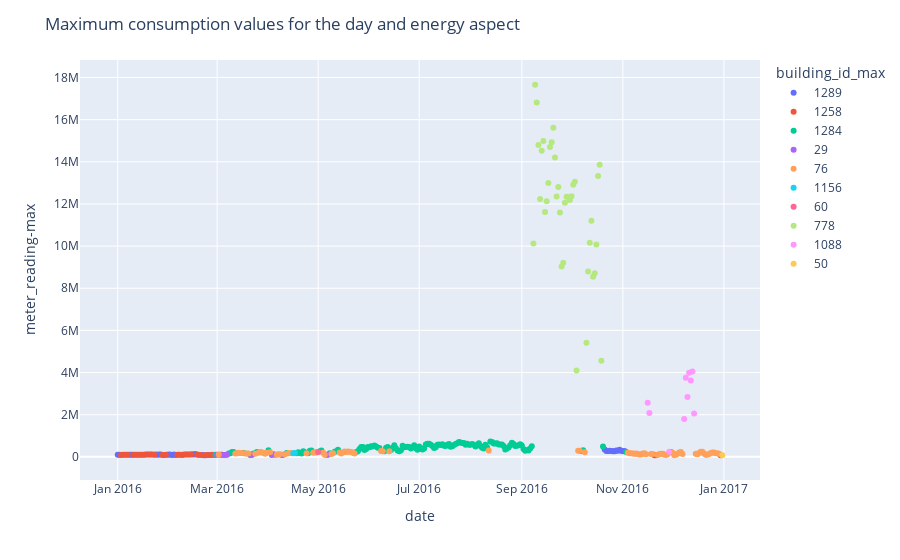

Write notebook code for a chart like this one.
### Code cell
daily_train_chilledwater = daily_train_agg[daily_train_agg['meter']=='chilledwater'].copy()
daily_train_chilledwater['building_id_max'] = pd.Categorical(daily_train_chilledwater['building_id_max'])
fig_daily_chilledwater = px.scatter(daily_train_chilledwater,
                                    x='date',
                                    y='meter_reading-max',  
                                    color='building_id_max', 
                                    render_mode='svg')
fig_daily_chilledwater.update_layout(title='Maximum consumption values for the day and energy aspect')
fig_daily_chilledwater.show()

### Figure 1 — Plotly figure (JSON) as saved in the notebook; plotly's stock layout.template omitted (floating-point values rounded to 4 significant figures; data arrays with more than 128 entries replaced by an {"elided": "..."} marker saying what was removed)
{"data": [{"hovertemplate": "building_id_max=1289<br>date=%{x}<br>meter_reading-max=%{y}<extra></extra>", "legendgroup": "1289", "marker": {"color": "#636efa", "symbol": "circle"}, "mode": "markers", "name": "1289", "orientation": "v", "showlegend": true, "type": "scatter", "x": ["2016-01-01", "2016-01-02", "2016-01-08", "2016-01-09", "2016-01-10", "2016-01-16", "2016-01-24", "2016-01-25", "2016-01-26", "2016-01-27", "2016-01-31", "2016-02-01", "2016-02-02", "2016-02-03", "2016-02-04", "2016-02-05", "2016-02-09", "2016-02-15", "2016-02-16", "2016-02-17", "2016-02-21", "2016-02-22", "2016-02-25", "2016-03-21", "2016-05-06", "2016-10-21", "2016-10-22", "2016-10-23", "2016-10-24", "2016-10-25", "2016-10-26", "2016-10-27", "2016-10-28", "2016-10-29", "2016-10-30", "2016-10-31", "2016-11-01", "2016-11-02"], "xaxis": "x", "y": [104200.0, 98190.0, 97710.0, 100200.0, 106300.0, 103300.0, 112200.0, 101600.0, 110600.0, 107900.0, 103600.0, 115800.0, 97460.0, 94660.0, 115100.0, 91150.0, 85420.0, 121800.0, 110300.0, 136600.0, 90410.0, 79860.0, 84640.0, 88170.0, 98840.0, 348900.0, 274500.0, 273100.0, 294000.0, 281000.0, 261300.0, 263900.0, 302900.0, 287300.0, 332632, 289900.0, 261400.0, 283500.0], "yaxis": "y"}, {"hovertemplate": "building_id_max=1258<br>date=%{x}<br>meter_reading-max=%{y}<extra></extra>", "legendgroup": "1258", "marker": {"color": "#EF553B", "symbol": "circle"}, "mode": "markers", "name": "1258", "orientation": "v", "showlegend": true, "type": "scatter", "x": ["2016-01-03", "2016-01-04", "2016-01-05", "2016-01-06", "2016-01-07", "2016-01-11", "2016-01-12", "2016-01-13", "2016-01-14", "2016-01-15", "2016-01-17", "2016-01-18", "2016-01-19", "2016-01-20", "2016-01-21", "2016-01-22", "2016-01-23", "2016-01-28", "2016-01-29", "2016-01-30", "2016-02-06", "2016-02-07", "2016-02-08", "2016-02-10", "2016-02-11", "2016-02-12", "2016-02-13", "2016-02-14", "2016-02-18", "2016-02-19", "2016-02-20", "2016-02-23", "2016-02-24", "2016-02-26", "2016-02-27", "2016-02-28", "2016-03-03", "2016-03-04", "2016-11-20", "2016-11-21", "2016-12-30"], "xaxis": "x", "y": [83890.0, 96510.0, 102100.0, 100300.0, 102400.0, 99080.0, 103100.0, 103000.0, 101700.0, 105300.0, 95790.0, 107000.0, 115300.0, 113700.0, 109400.0, 111400.0, 105700.0, 92200.0, 92290.0, 96900.0, 98520.0, 94920.0, 98180.0, 113300.0, 112300.0, 112000.0, 113600.0, 109400.0, 99050.0, 103200.0, 91160.0, 77370.0, 89710.0, 86410.0, 102300.0, 91320.0, 104400.0, 100100.0, 81080.0, 77080.0, 81500.0], "yaxis": "y"}, {"hovertemplate": "building_id_max=1284<br>date=%{x}<br>meter_reading-max=%{y}<extra></extra>", "legendgroup": "1284", "marker": {"color": "#00cc96", "symbol": "circle"}, "mode": "markers", "name": "1284", "orientation": "v", "showlegend": true, "type": "scatter", "x": {"elided": "134 str values"}, "xaxis": "x", "y": {"elided": "134 float values"}, "yaxis": "y"}, {"hovertemplate": "building_id_max=29<br>date=%{x}<br>meter_reading-max=%{y}<extra></extra>", "legendgroup": "29", "marker": {"color": "#ab63fa", "symbol": "circle"}, "mode": "markers", "name": "29", "orientation": "v", "showlegend": true, "type": "scatter", "x": ["2016-03-01", "2016-03-05", "2016-03-06", "2016-03-07", "2016-03-22", "2016-04-03", "2016-04-05", "2016-04-09", "2016-04-10", "2016-05-07"], "xaxis": "x", "y": [104300.0, 94720.0, 94000.0, 96450.0, 91510.0, 94130.0, 101938, 93660.0, 95100.0, 98100.0], "yaxis": "y"}, {"hovertemplate": "building_id_max=76<br>date=%{x}<br>meter_reading-max=%{y}<extra></extra>", "legendgroup": "76", "marker": {"color": "#FFA15A", "symbol": "circle"}, "mode": "markers", "name": "76", "orientation": "v", "showlegend": true, "type": "scatter", "x": ["2016-03-02", "2016-03-12", "2016-03-13", "2016-03-14", "2016-03-15", "2016-03-16", "2016-03-18", "2016-03-19", "2016-03-20", "2016-03-24", "2016-03-26", "2016-03-27", "2016-03-28", "2016-03-29", "2016-03-30", "2016-03-31", "2016-04-02", "2016-04-06", "2016-04-07", "2016-04-08", "2016-04-11", "2016-04-13", "2016-04-14", "2016-04-15", "2016-04-24", "2016-04-28", "2016-04-29", "2016-04-30", "2016-05-04", "2016-05-05", "2016-05-09", "2016-05-10", "2016-05-14", "2016-05-15", "2016-05-16", "2016-05-17", "2016-05-18", "2016-05-19", "2016-05-20", "2016-05-21", "2016-05-22", "2016-05-23", "2016-06-08", "2016-06-09", "2016-06-13", "2016-08-12", "2016-10-05", "2016-10-06", "2016-10-09", "2016-11-04", "2016-11-05", "2016-11-06", "2016-11-07", "2016-11-08", "2016-11-09", "2016-11-10", "2016-11-11", "2016-11-12", "2016-11-13", "2016-11-14", "2016-11-15", "2016-11-18", "2016-11-19", "2016-11-22", "2016-11-23", "2016-11-24", "2016-11-25", "2016-11-26", "2016-11-27", "2016-11-28", "2016-12-01", "2016-12-02", "2016-12-03", "2016-12-04", "2016-12-05", "2016-12-06", "2016-12-07", "2016-12-15", "2016-12-16", "2016-12-17", "2016-12-18", "2016-12-19", "2016-12-20", "2016-12-21", "2016-12-22", "2016-12-23", "2016-12-24", "2016-12-25", "2016-12-26", "2016-12-27", "2016-12-28", "2016-12-29"], "xaxis": "x", "y": [118100.0, 165300.0, 172600.0, 197500.0, 185200.0, 183200.0, 157300.0, 163300.0, 155100.0, 145400.0, 200300.0, 228100.0, 218000.0, 186200.0, 152800.0, 190300.0, 217500.0, 96960.0, 122600.0, 126200.0, 119900.0, 175800.0, 185500.0, 173900.0, 171000.0, 200500.0, 222400.0, 212300.0, 194300.0, 106600.0, 137600.0, 167900.0, 204800.0, 165900.0, 217000.0, 249700.0, 233300.0, 250000.0, 239600.0, 228100.0, 198300.0, 165500.0, 277533, 264400.0, 272700.0, 308300.0, 287400.0, 288900.0, 215400.0, 197200.0, 170100.0, 174800.0, 157200.0, 142900.0, 159000.0, 141300.0, 113200.0, 107800.0, 157318, 166600.0, 119300.0, 138000.0, 139300.0, 89950.0, 136500.0, 142400.0, 152200.0, 116500.0, 92780.0, 129800.0, 194200.0, 81550.0, 96320.0, 147200.0, 209200.0, 229000.0, 139700.0, 148600.0, 120500.0, 187500.0, 239600.0, 248300.0, 163300.0, 105600.0, 105600.0, 141600.0, 180600.0, 202400.0, 206100.0, 172400.0, 167400.0, 144800.0], "yaxis": "y"}, {"hovertemplate": "building_id_max=1156<br>date=%{x}<br>meter_reading-max=%{y}<extra></extra>", "legendgroup": "1156", "marker": {"color": "#19d3f3", "symbol": "circle"}, "mode": "markers", "name": "1156", "orientation": "v", "showlegend": true, "type": "scatter", "x": ["2016-04-16", "2016-04-17"], "xaxis": "x", "y": [173800.0, 188000.0], "yaxis": "y"}, {"hovertemplate": "building_id_max=60<br>date=%{x}<br>meter_reading-max=%{y}<extra></extra>", "legendgroup": "60", "marker": {"color": "#FF6692", "symbol": "circle"}, "mode": "markers", "name": "60", "orientation": "v", "showlegend": true, "type": "scatter", "x": ["2016-05-01"], "xaxis": "x", "y": [229300.0], "yaxis": "y"}, {"hovertemplate": "building_id_max=778<br>date=%{x}<br>meter_reading-max=%{y}<extra></extra>", "legendgroup": "778", "marker": {"color": "#B6E880", "symbol": "circle"}, "mode": "markers", "name": "778", "orientation": "v", "showlegend": true, "type": "scatter", "x": ["2016-09-08", "2016-09-09", "2016-09-10", "2016-09-11", "2016-09-12", "2016-09-13", "2016-09-14", "2016-09-15", "2016-09-16", "2016-09-17", "2016-09-18", "2016-09-19", "2016-09-20", "2016-09-21", "2016-09-22", "2016-09-23", "2016-09-24", "2016-09-25", "2016-09-26", "2016-09-27", "2016-09-28", "2016-09-29", "2016-09-30", "2016-10-01", "2016-10-02", "2016-10-03", "2016-10-04", "2016-10-10", "2016-10-11", "2016-10-12", "2016-10-13", "2016-10-14", "2016-10-15", "2016-10-16", "2016-10-17", "2016-10-18", "2016-10-19"], "xaxis": "x", "y": [10122700, 17654966, 16815506, 14794231, 12231095, 14521837, 14991545, 11617239, 12123555, 12993775, 14696231, 14931564, 15617309, 14203782, 12351834, 12803935, 11595066, 9034653, 9212485, 12054147, 12340896, 12315860, 12183743, 12362908, 12914671, 13052002, 4093785, 5410000.0, 8792932, 10153329, 11206787, 8550955, 8706718, 10080703, 13325371, 13861170, 4565362], "yaxis": "y"}, {"hovertemplate": "building_id_max=1088<br>date=%{x}<br>meter_reading-max=%{y}<extra></extra>", "legendgroup": "1088", "marker": {"color": "#FF97FF", "symbol": "circle"}, "mode": "markers", "name": "1088", "orientation": "v", "showlegend": true, "type": "scatter", "x": ["2016-11-16", "2016-11-17", "2016-11-29", "2016-12-08", "2016-12-09", "2016-12-10", "2016-12-11", "2016-12-12", "2016-12-13", "2016-12-14"], "xaxis": "x", "y": [2566796, 2086000.0, 244200.0, 1797000.0, 3758000.0, 2839000.0, 3995541, 3629000.0, 4045015, 2053000.0], "yaxis": "y"}, {"hovertemplate": "building_id_max=50<br>date=%{x}<br>meter_reading-max=%{y}<extra></extra>", "legendgroup": "50", "marker": {"color": "#FECB52", "symbol": "circle"}, "mode": "markers", "name": "50", "orientation": "v", "showlegend": true, "type": "scatter", "x": ["2016-12-31"], "xaxis": "x", "y": [82560.0], "yaxis": "y"}], "layout": {"legend": {"title": {"text": "building_id_max"}, "tracegroupgap": 0}, "margin": {"t": 60}, "title": {"text": "Maximum consumption values for the day and energy aspect"}, "xaxis": {"anchor": "y", "domain": [0, 1], "title": {"text": "date"}}, "yaxis": {"anchor": "x", "domain": [0, 1], "title": {"text": "meter_reading-max"}}}}
